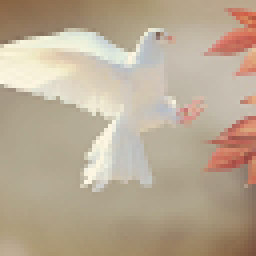
#> input picture dove.png, 64 x 64 px (shown 4 times larger)
$ python hue.py   (Python 2 division)
#> lines starting #> are read from the running program, lines starting #| are printed output that depends on the picture
#import opencv library
import cv2
import numpy

frame = cv2.imread('dove.png')
#> frame is the input picture: shape (64, 64, 3); mean B, G, R 147.9, 169.3, 185.1

def hsv_shift():
    hsv_frame = cv2.cvtColor(frame, cv2.COLOR_BGR2HSV);
#> hsv_frame: shape (64, 64, 3); mean H, S, V 20.5, 53.6, 185.3

    int_h = cv2.getTrackbarPos('Hue', 'frame')
    int_s = cv2.getTrackbarPos('Saturation', 'frame')
    int_v = cv2.getTrackbarPos('Value', 'frame')

    hue_shift = (int_h - 180.0) / 2.0
    s_shift = (int_s - 100.0) / 100.0
    v_shift = (int_v - 100.0) / 100.0

    for j in range(0, hsv_frame.shape[0]):
        for i in range(0, hsv_frame.shape[1]):
            h = frame[j, i, 0]
            s = frame[j, i, 1]
            v = frame[j, i, 2]

            h_plus_shift = h;
            h_plus_shift += hue_shift;

            if h_plus_shift < 0:
                h = 180 + h_plus_shift
            elif h_plus_shift > 180:
                h = h_plus_shift - 180
            else:
		h = h_plus_shift

	    hsv_frame[j, i, 0] = h

	    s_plus_shift = s + 255.0*s_shift;

            if s_plus_shift < 0:
		s_plus_shift = 0
	    elif s_plus_shift > 255:
		s_plus_shift = 255

	    hsv_frame[j, i, 1] = s_plus_shift

	    v_plus_shift = v + 255.0*v_shift

            if v_plus_shift < 0:
		v_plus_shift = 0
	    elif v_plus_shift > 255:
		v_plus_shift = 255

	    hsv_frame[j, i, 2] = v_plus_shift
#> hsv_frame: shape (64, 64, 3); mean H, S, V 110.1, 169.3, 185.1

    adjusted_frame = cv2.cvtColor(hsv_frame, cv2.COLOR_HSV2BGR);
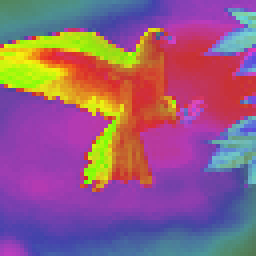
#> adjusted_frame: shape (64, 64, 3) (shown 4 times larger); mean B, G, R 129.3, 94.3, 145.7

    cv2.imshow('frame', adjusted_frame);


def onHueTrackbarChange(trackbarValue):
    hsv_shift()

def onSaturationTrackbarChange(trackbarValue):
    hsv_shift()

def onValueTrackbarChange(trackbarValue):
    hsv_shift()

if frame is None:
    exit()


cv2.namedWindow('frame', cv2.WINDOW_AUTOSIZE)
cv2.createTrackbar('Hue', 'frame', 180, 360, onHueTrackbarChange)
cv2.createTrackbar('Saturation', 'frame', 100, 200, onSaturationTrackbarChange)
cv2.createTrackbar('Value', 'frame', 100, 200, onValueTrackbarChange)
cv2.imshow('frame', frame);

hsv_shift()

cv2.waitKey()
cv2.destroyAllWindows()
